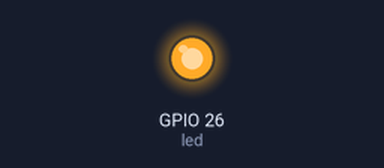
This program was run on a simulated ESP32 board running MicroPython. On the bench: output pins drawn as LEDs (lit = HIGH).

Above: at 1.5 s.
At 5.2 s:
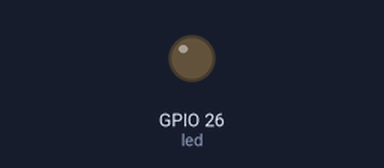
Timing chart, 0 to 7.5 s (numbered marks = the images above):
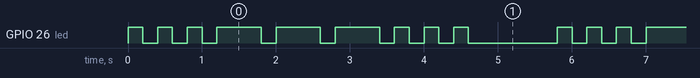

Measured:
- by itself, GPIO 26 (led): repeats every 5.8 s: 2 × (LOW 0.20 s, HIGH 0.20 s), 3 × (LOW 0.20 s, HIGH 0.60 s), 3 × (LOW 0.20 s, HIGH 0.20 s), LOW 1.2 s, HIGH 0.20 s
- by itself, everything shown: repeats every 5.8 s, in 18 steps

The program:

mission3_sos.py
```python
from machine import Pin
import time

led = Pin(26, Pin.OUT)


def blink(t):                  # 한 번 깜빡이는 동작에 이름 붙이기
    led.value(1)
    time.sleep(t)              # t초 동안 켜 두기
    led.value(0)
    time.sleep(0.2)            # 0.2초 쉬기


while True:
    for i in range(3):         # 짧게 3번  (S)
        blink(0.2)

    for i in range(3):         # 길게 3번  (O)
        blink(0.6)

    for i in range(3):         # 짧게 3번  (S)
        blink(0.2)

    time.sleep(1)              # 한 번 보내고 1초 쉬기
```
